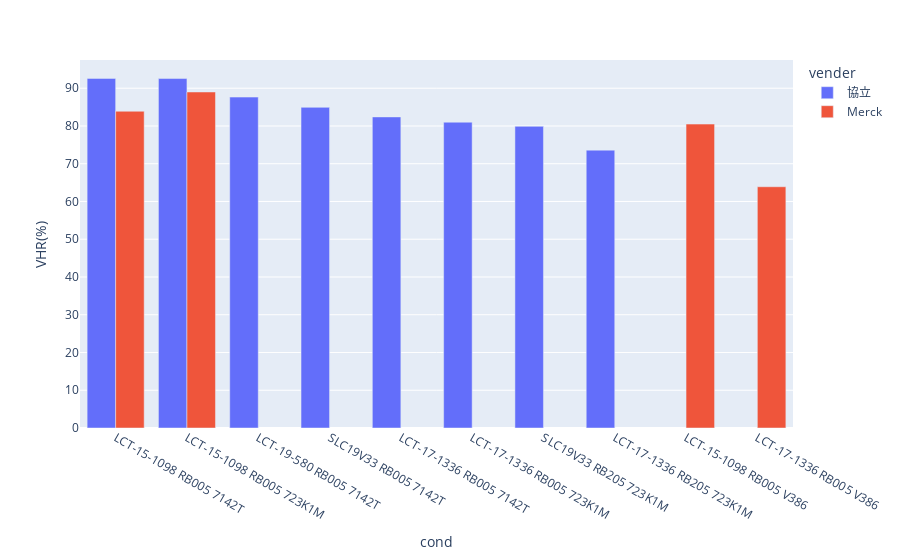

Notebook source saved alongside this figure:
### Code cell
# bar plot of each item
import pandas as pd
VHR_query = VHR.objects.filter(value__gt=50).order_by('vender__name', '-value')
x_data = []
y_data = []
vender = []
for row in VHR_query:
    x_data += [f'{row.LC.name} {row.PI.name} {row.seal.name}']
    vender += [row.vender.name]
    y_data += [float(row.value)]
    print(f'{row.value}\t{row.LC.name} {row.PI.name} {row.seal.name}')

df = pd.DataFrame({
    'cond': x_data,
    'VHR(%)': y_data,
    'vender': vender,
})



df_mean = df.groupby(by=['vender', 'cond'], as_index=False).mean().sort_values(by=['VHR(%)'], ascending=False)

import plotly.express as px
fig = px.bar(df_mean,x='cond', y='VHR(%)', color='vender', barmode='group')
fig.show()

### Figure 1 — Plotly figure (JSON) as saved in the notebook; plotly's stock layout.template omitted (floating-point values rounded to 4 significant figures)
{"data": [{"alignmentgroup": "True", "hovertemplate": "vender=協立<br>cond=%{x}<br>VHR(%)=%{y}<extra></extra>", "legendgroup": "協立", "marker": {"color": "#636efa", "pattern": {"shape": ""}}, "name": "協立", "offsetgroup": "協立", "orientation": "v", "showlegend": true, "textposition": "auto", "type": "bar", "x": ["LCT-15-1098 RB005 7142T", "LCT-15-1098 RB005 723K1M", "LCT-19-580 RB005 7142T", "SLC19V33 RB005 7142T", "LCT-17-1336 RB005 7142T", "LCT-17-1336 RB005 723K1M", "SLC19V33 RB205 723K1M", "LCT-17-1336 RB205 723K1M"], "xaxis": "x", "y": [92.6, 92.56, 87.65, 84.93, 82.4, 81, 79.9, 73.6], "yaxis": "y"}, {"alignmentgroup": "True", "hovertemplate": "vender=Merck<br>cond=%{x}<br>VHR(%)=%{y}<extra></extra>", "legendgroup": "Merck", "marker": {"color": "#EF553B", "pattern": {"shape": ""}}, "name": "Merck", "offsetgroup": "Merck", "orientation": "v", "showlegend": true, "textposition": "auto", "type": "bar", "x": ["LCT-15-1098 RB005 723K1M", "LCT-15-1098 RB005 7142T", "LCT-15-1098 RB005 V386", "LCT-17-1336 RB005 V386"], "xaxis": "x", "y": [89, 83.9, 80.5, 63.9], "yaxis": "y"}], "layout": {"autosize": true, "barmode": "group", "legend": {"title": {"text": "vender"}, "tracegroupgap": 0}, "margin": {"t": 60}, "xaxis": {"anchor": "y", "autorange": true, "domain": [0, 1], "range": [-0.5, 9.5], "title": {"text": "cond"}, "type": "category"}, "yaxis": {"anchor": "x", "autorange": true, "domain": [0, 1], "range": [0, 97.47], "title": {"text": "VHR(%)"}, "type": "linear"}}}
